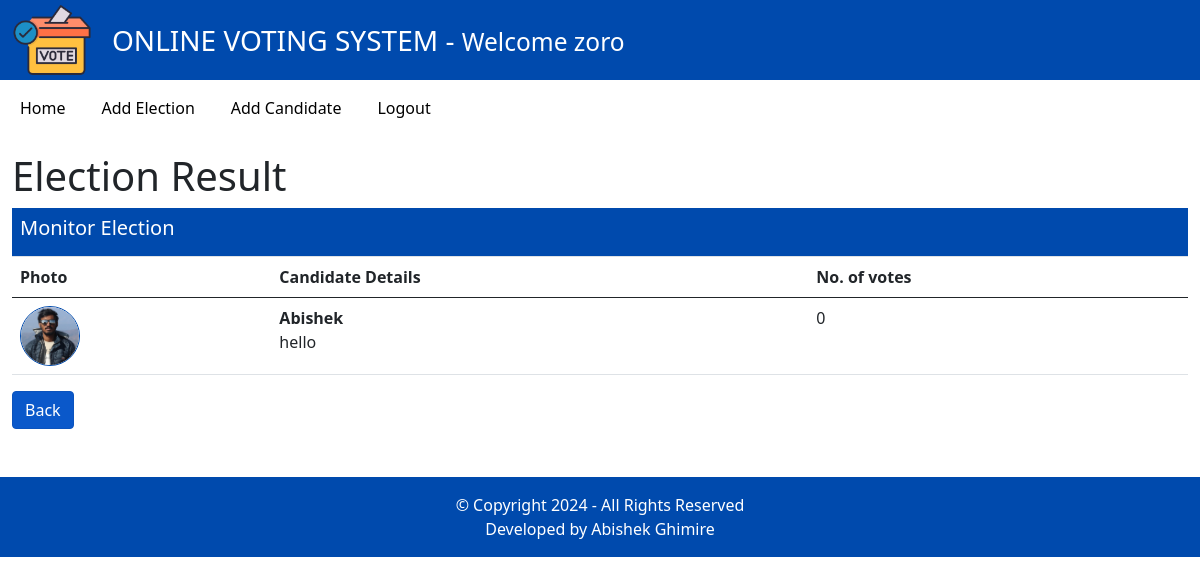
/admin/index.php?resultPage=13 (signed in), run on the app's committed database.
### tables this page shows
CREATE TABLE `elections` (
  `id` int(11) NOT NULL,
  `election_topic` varchar(255) DEFAULT NULL,
  `no_of_candidates` int(11) DEFAULT NULL,
  `starting_date` date DEFAULT NULL,
  `ending_date` date DEFAULT NULL,
  `status` varchar(45) DEFAULT NULL,
  `inserted_by` varchar(255) DEFAULT NULL,
  `inserted_on` date DEFAULT NULL
);

CREATE TABLE `candidate_details` (
  `id` int(11) NOT NULL,
  `election_id` int(11) DEFAULT NULL,
  `candidate_name` varchar(255) DEFAULT NULL,
  `candidate_details` text DEFAULT NULL,
  `candidate_photo` text DEFAULT NULL,
  `inserted_by` varchar(255) DEFAULT NULL,
  `inserted_on` date DEFAULT NULL
);

### admin/inc/results.php (the view)
<?php
$election_id = $_GET['resultPage']
?>
<div class="row my-3">
    <div class="col-12">
        <h1> Election Result</h1>
        <?php
        $fetchingElectionId = mysqli_query($conn, "SELECT * FROM elections WHERE id='" . $election_id . "'") or die(mysqli_error($conn));
        $totalActiveElections = mysqli_num_rows($fetchingElectionId);
        if ($totalActiveElections > 0) {
            while ($data = mysqli_fetch_assoc($fetchingElectionId)) {
                $election_id = $data['id'];
                $election_topic = $data['election_topic'];
        ?>
                <table class="table">
                    <thead>
                        <tr>
                            <th colspan="4" style="background-color: #004aad; color:#fff;">
                                <h5><?php echo $election_topic; ?> Election</h5>
                            </th>
                        </tr>
                        <tr>
                            <th>Photo</th>
                            <th>Candidate Details</th>
                            <th>No. of votes</th>
                        </tr>
                    </thead>
                    <tbody>
                        <?php
                        $fetchingCandidates = mysqli_query($conn, "SELECT * FROM candidate_details WHERE election_id ='" . $election_id . "'") or die(mysqli_error($conn));
                        while ($candidateData = mysqli_fetch_assoc($fetchingCandidates)) {
                            $candidate_id = $candidateData['id'];
                            $candidate_photo = $candidateData['candidate_photo'];
                            $fetchingVotes = mysqli_query($conn, "SELECT * FROM votings WHERE candidate_id ='" . $candidate_id . "'") or die(mysqli_error($conn));
                            $totalVotes = mysqli_num_rows($fetchingVotes);
                        ?>
                            <tr>
                                <td><img src="<?php echo $candidate_photo; ?>" alt="Photo" style=" width: 60px; height: 60px; border: 1px solid #004aad; border-radius: 100%" /></td>
                                <td><?php echo "<b>" . $candidateData['candidate_name'] . "</b><br>" . $candidateData['candidate_details']; ?></td>
                                <td><?php echo $totalVotes; ?></td>
                            </tr>
                        <?php
                        }
                        ?>
                    </tbody>
                </table>
                <a href="index.php?homepage" class="btn btn-m btn-primary active">Back</a>
            <?php
            }
            ?>
        <?php
        } else {
            echo "No active elections yet!";
        }
        ?>
    </div>
</div>

### data on the page
elections: election_topic "Monitor"
candidate_details: candidate_photo (picture), candidate_name "Abishek", candidate_details "hello", totalVotes "0"

### other printed values
$_SESSION['username'] "zoro"
